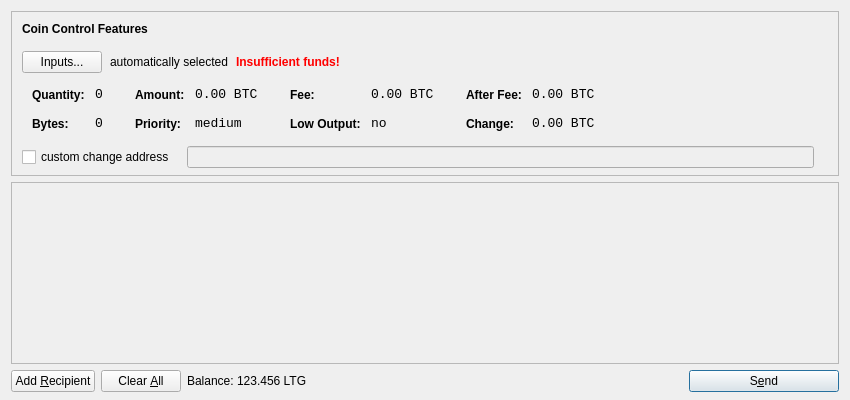
<?xml version="1.0" encoding="UTF-8"?>
<ui version="4.0">
 <class>SendCoinsDialog</class>
 <widget class="QDialog" name="SendCoinsDialog">
  <property name="geometry">
   <rect>
    <x>0</x>
    <y>0</y>
    <width>850</width>
    <height>400</height>
   </rect>
  </property>
  <property name="windowTitle">
   <string>Send Coins</string>
  </property>
  <layout class="QVBoxLayout" name="verticalLayout" stretch="0,1,0">
   <property name="bottomMargin">
    <number>8</number>
   </property>
   <item>
    <widget class="QFrame" name="frameCoinControl">
     <property name="sizePolicy">
      <sizepolicy hsizetype="Expanding" vsizetype="Expanding">
       <horstretch>0</horstretch>
       <verstretch>0</verstretch>
      </sizepolicy>
     </property>
     <property name="maximumSize">
      <size>
       <width>16777215</width>
       <height>16777215</height>
      </size>
     </property>
     <property name="frameShape">
      <enum>QFrame::StyledPanel</enum>
     </property>
     <property name="frameShadow">
      <enum>QFrame::Sunken</enum>
     </property>
     <layout class="QVBoxLayout" name="verticalLayoutCoinControl2">
      <property name="spacing">
       <number>-1</number>
      </property>
      <property name="leftMargin">
       <number>0</number>
      </property>
      <property name="topMargin">
       <number>0</number>
      </property>
      <property name="rightMargin">
       <number>0</number>
      </property>
      <property name="bottomMargin">
       <number>6</number>
      </property>
      <item>
       <layout class="QVBoxLayout" name="verticalLayoutCoinControl" stretch="0,0,0,0,1">
        <property name="spacing">
         <number>0</number>
        </property>
        <property name="leftMargin">
         <number>10</number>
        </property>
        <property name="topMargin">
         <number>10</number>
        </property>
        <item>
         <layout class="QHBoxLayout" name="horizontalLayoutCoinControl1">
          <property name="bottomMargin">
           <number>15</number>
          </property>
          <item>
           <widget class="QLabel" name="labelCoinControlFeatures">
            <property name="sizePolicy">
             <sizepolicy hsizetype="Preferred" vsizetype="Maximum">
              <horstretch>0</horstretch>
              <verstretch>0</verstretch>
             </sizepolicy>
            </property>
            <property name="font">
             <font>
              <weight>75</weight>
              <bold>true</bold>
             </font>
            </property>
            <property name="styleSheet">
             <string notr="true">font-weight:bold;</string>
            </property>
            <property name="text">
             <string>Coin Control Features</string>
            </property>
           </widget>
          </item>
         </layout>
        </item>
        <item>
         <layout class="QHBoxLayout" name="horizontalLayoutCoinControl2" stretch="0,0,0,0">
          <property name="spacing">
           <number>8</number>
          </property>
          <property name="bottomMargin">
           <number>10</number>
          </property>
          <item>
           <widget class="QPushButton" name="pushButtonCoinControl">
            <property name="styleSheet">
             <string notr="true"/>
            </property>
            <property name="text">
             <string>Inputs...</string>
            </property>
           </widget>
          </item>
          <item>
           <widget class="QLabel" name="labelCoinControlAutomaticallySelected">
            <property name="text">
             <string>automatically selected</string>
            </property>
            <property name="margin">
             <number>5</number>
            </property>
           </widget>
          </item>
          <item>
           <widget class="QLabel" name="labelCoinControlInsuffFunds">
            <property name="font">
             <font>
              <weight>75</weight>
              <bold>true</bold>
             </font>
            </property>
            <property name="styleSheet">
             <string notr="true">color:red;font-weight:bold;</string>
            </property>
            <property name="text">
             <string>Insufficient funds!</string>
            </property>
            <property name="margin">
             <number>5</number>
            </property>
           </widget>
          </item>
          <item>
           <spacer name="horizontalSpacerCoinControl">
            <property name="orientation">
             <enum>Qt::Horizontal</enum>
            </property>
            <property name="sizeHint" stdset="0">
             <size>
              <width>40</width>
              <height>1</height>
             </size>
            </property>
           </spacer>
          </item>
         </layout>
        </item>
        <item>
         <widget class="QWidget" name="widgetCoinControl" native="true">
          <property name="sizePolicy">
           <sizepolicy hsizetype="Preferred" vsizetype="Preferred">
            <horstretch>0</horstretch>
            <verstretch>0</verstretch>
           </sizepolicy>
          </property>
          <property name="minimumSize">
           <size>
            <width>0</width>
            <height>0</height>
           </size>
          </property>
          <property name="styleSheet">
           <string notr="true"/>
          </property>
          <layout class="QHBoxLayout" name="horizontalLayoutCoinControl5">
           <property name="margin">
            <number>0</number>
           </property>
           <item>
            <layout class="QHBoxLayout" name="horizontalLayoutCoinControl3" stretch="0,0,0,1">
             <property name="spacing">
              <number>20</number>
             </property>
             <property name="topMargin">
              <number>0</number>
             </property>
             <property name="bottomMargin">
              <number>10</number>
             </property>
             <item>
              <layout class="QFormLayout" name="formLayoutCoinControl1">
               <property name="horizontalSpacing">
                <number>10</number>
               </property>
               <property name="verticalSpacing">
                <number>14</number>
               </property>
               <property name="leftMargin">
                <number>10</number>
               </property>
               <property name="topMargin">
                <number>4</number>
               </property>
               <property name="rightMargin">
                <number>6</number>
               </property>
               <item row="0" column="0">
                <widget class="QLabel" name="labelCoinControlQuantityText">
                 <property name="styleSheet">
                  <string notr="true">font-weight:bold;</string>
                 </property>
                 <property name="text">
                  <string>Quantity:</string>
                 </property>
                 <property name="margin">
                  <number>0</number>
                 </property>
                </widget>
               </item>
               <item row="0" column="1">
                <widget class="QLabel" name="labelCoinControlQuantity">
                 <property name="font">
                  <font>
                   <family>Monospace</family>
                   <pointsize>10</pointsize>
                  </font>
                 </property>
                 <property name="cursor">
                  <cursorShape>IBeamCursor</cursorShape>
                 </property>
                 <property name="contextMenuPolicy">
                  <enum>Qt::ActionsContextMenu</enum>
                 </property>
                 <property name="text">
                  <string notr="true">0</string>
                 </property>
                 <property name="margin">
                  <number>0</number>
                 </property>
                 <property name="textInteractionFlags">
                  <set>Qt::LinksAccessibleByMouse|Qt::TextSelectableByKeyboard|Qt::TextSelectableByMouse</set>
                 </property>
                </widget>
               </item>
               <item row="1" column="0">
                <widget class="QLabel" name="labelCoinControlBytesText">
                 <property name="styleSheet">
                  <string notr="true">font-weight:bold;</string>
                 </property>
                 <property name="text">
                  <string>Bytes:</string>
                 </property>
                </widget>
               </item>
               <item row="1" column="1">
                <widget class="QLabel" name="labelCoinControlBytes">
                 <property name="font">
                  <font>
                   <family>Monospace</family>
                   <pointsize>10</pointsize>
                  </font>
                 </property>
                 <property name="cursor">
                  <cursorShape>IBeamCursor</cursorShape>
                 </property>
                 <property name="contextMenuPolicy">
                  <enum>Qt::ActionsContextMenu</enum>
                 </property>
                 <property name="text">
                  <string notr="true">0</string>
                 </property>
                 <property name="textInteractionFlags">
                  <set>Qt::LinksAccessibleByMouse|Qt::TextSelectableByKeyboard|Qt::TextSelectableByMouse</set>
                 </property>
                </widget>
               </item>
              </layout>
             </item>
             <item>
              <layout class="QFormLayout" name="formLayoutCoinControl2">
               <property name="horizontalSpacing">
                <number>10</number>
               </property>
               <property name="verticalSpacing">
                <number>14</number>
               </property>
               <property name="leftMargin">
                <number>6</number>
               </property>
               <property name="topMargin">
                <number>4</number>
               </property>
               <property name="rightMargin">
                <number>6</number>
               </property>
               <item row="0" column="0">
                <widget class="QLabel" name="labelCoinControlAmountText">
                 <property name="styleSheet">
                  <string notr="true">font-weight:bold;</string>
                 </property>
                 <property name="text">
                  <string>Amount:</string>
                 </property>
                 <property name="margin">
                  <number>0</number>
                 </property>
                </widget>
               </item>
               <item row="0" column="1">
                <widget class="QLabel" name="labelCoinControlAmount">
                 <property name="font">
                  <font>
                   <family>Monospace</family>
                   <pointsize>10</pointsize>
                  </font>
                 </property>
                 <property name="cursor">
                  <cursorShape>IBeamCursor</cursorShape>
                 </property>
                 <property name="contextMenuPolicy">
                  <enum>Qt::ActionsContextMenu</enum>
                 </property>
                 <property name="text">
                  <string notr="true">0.00 BTC</string>
                 </property>
                 <property name="textInteractionFlags">
                  <set>Qt::LinksAccessibleByMouse|Qt::TextSelectableByKeyboard|Qt::TextSelectableByMouse</set>
                 </property>
                </widget>
               </item>
               <item row="1" column="0">
                <widget class="QLabel" name="labelCoinControlPriorityText">
                 <property name="styleSheet">
                  <string notr="true">font-weight:bold;</string>
                 </property>
                 <property name="text">
                  <string>Priority:</string>
                 </property>
                </widget>
               </item>
               <item row="1" column="1">
                <widget class="QLabel" name="labelCoinControlPriority">
                 <property name="font">
                  <font>
                   <family>Monospace</family>
                   <pointsize>10</pointsize>
                  </font>
                 </property>
                 <property name="cursor">
                  <cursorShape>IBeamCursor</cursorShape>
                 </property>
                 <property name="contextMenuPolicy">
                  <enum>Qt::ActionsContextMenu</enum>
                 </property>
                 <property name="text">
                  <string>medium</string>
                 </property>
                 <property name="textInteractionFlags">
                  <set>Qt::LinksAccessibleByMouse|Qt::TextSelectableByKeyboard|Qt::TextSelectableByMouse</set>
                 </property>
                </widget>
               </item>
              </layout>
             </item>
             <item>
              <layout class="QFormLayout" name="formLayoutCoinControl3">
               <property name="horizontalSpacing">
                <number>10</number>
               </property>
               <property name="verticalSpacing">
                <number>14</number>
               </property>
               <property name="leftMargin">
                <number>6</number>
               </property>
               <property name="topMargin">
                <number>4</number>
               </property>
               <property name="rightMargin">
                <number>6</number>
               </property>
               <item row="0" column="0">
                <widget class="QLabel" name="labelCoinControlFeeText">
                 <property name="styleSheet">
                  <string notr="true">font-weight:bold;</string>
                 </property>
                 <property name="text">
                  <string>Fee:</string>
                 </property>
                 <property name="margin">
                  <number>0</number>
                 </property>
                </widget>
               </item>
               <item row="0" column="1">
                <widget class="QLabel" name="labelCoinControlFee">
                 <property name="font">
                  <font>
                   <family>Monospace</family>
                   <pointsize>10</pointsize>
                  </font>
                 </property>
                 <property name="cursor">
                  <cursorShape>IBeamCursor</cursorShape>
                 </property>
                 <property name="contextMenuPolicy">
                  <enum>Qt::ActionsContextMenu</enum>
                 </property>
                 <property name="text">
                  <string notr="true">0.00 BTC</string>
                 </property>
                 <property name="textInteractionFlags">
                  <set>Qt::LinksAccessibleByMouse|Qt::TextSelectableByKeyboard|Qt::TextSelectableByMouse</set>
                 </property>
                </widget>
               </item>
               <item row="1" column="0">
                <widget class="QLabel" name="labelCoinControlLowOutputText">
                 <property name="styleSheet">
                  <string notr="true">font-weight:bold;</string>
                 </property>
                 <property name="text">
                  <string>Low Output:</string>
                 </property>
                </widget>
               </item>
               <item row="1" column="1">
                <widget class="QLabel" name="labelCoinControlLowOutput">
                 <property name="font">
                  <font>
                   <family>Monospace</family>
                   <pointsize>10</pointsize>
                  </font>
                 </property>
                 <property name="cursor">
                  <cursorShape>IBeamCursor</cursorShape>
                 </property>
                 <property name="contextMenuPolicy">
                  <enum>Qt::ActionsContextMenu</enum>
                 </property>
                 <property name="text">
                  <string>no</string>
                 </property>
                 <property name="textInteractionFlags">
                  <set>Qt::LinksAccessibleByMouse|Qt::TextSelectableByKeyboard|Qt::TextSelectableByMouse</set>
                 </property>
                </widget>
               </item>
              </layout>
             </item>
             <item>
              <layout class="QFormLayout" name="formLayoutCoinControl4">
               <property name="horizontalSpacing">
                <number>10</number>
               </property>
               <property name="verticalSpacing">
                <number>14</number>
               </property>
               <property name="leftMargin">
                <number>6</number>
               </property>
               <property name="topMargin">
                <number>4</number>
               </property>
               <property name="rightMargin">
                <number>6</number>
               </property>
               <item row="0" column="0">
                <widget class="QLabel" name="labelCoinControlAfterFeeText">
                 <property name="styleSheet">
                  <string notr="true">font-weight:bold;</string>
                 </property>
                 <property name="text">
                  <string>After Fee:</string>
                 </property>
                 <property name="margin">
                  <number>0</number>
                 </property>
                </widget>
               </item>
               <item row="0" column="1">
                <widget class="QLabel" name="labelCoinControlAfterFee">
                 <property name="font">
                  <font>
                   <family>Monospace</family>
                   <pointsize>10</pointsize>
                  </font>
                 </property>
                 <property name="cursor">
                  <cursorShape>IBeamCursor</cursorShape>
                 </property>
                 <property name="contextMenuPolicy">
                  <enum>Qt::ActionsContextMenu</enum>
                 </property>
                 <property name="text">
                  <string notr="true">0.00 BTC</string>
                 </property>
                 <property name="textInteractionFlags">
                  <set>Qt::LinksAccessibleByMouse|Qt::TextSelectableByKeyboard|Qt::TextSelectableByMouse</set>
                 </property>
                </widget>
               </item>
               <item row="1" column="0">
                <widget class="QLabel" name="labelCoinControlChangeText">
                 <property name="styleSheet">
                  <string notr="true">font-weight:bold;</string>
                 </property>
                 <property name="text">
                  <string>Change:</string>
                 </property>
                </widget>
               </item>
               <item row="1" column="1">
                <widget class="QLabel" name="labelCoinControlChange">
                 <property name="font">
                  <font>
                   <family>Monospace</family>
                   <pointsize>10</pointsize>
                  </font>
                 </property>
                 <property name="cursor">
                  <cursorShape>IBeamCursor</cursorShape>
                 </property>
                 <property name="contextMenuPolicy">
                  <enum>Qt::ActionsContextMenu</enum>
                 </property>
                 <property name="text">
                  <string notr="true">0.00 BTC</string>
                 </property>
                 <property name="textInteractionFlags">
                  <set>Qt::LinksAccessibleByMouse|Qt::TextSelectableByKeyboard|Qt::TextSelectableByMouse</set>
                 </property>
                </widget>
               </item>
              </layout>
             </item>
            </layout>
           </item>
          </layout>
         </widget>
        </item>
        <item>
         <layout class="QHBoxLayout" name="horizontalLayoutCoinControl4" stretch="0,0,0">
          <property name="spacing">
           <number>12</number>
          </property>
          <property name="sizeConstraint">
           <enum>QLayout::SetDefaultConstraint</enum>
          </property>
          <property name="topMargin">
           <number>5</number>
          </property>
          <property name="rightMargin">
           <number>5</number>
          </property>
          <item>
           <widget class="QCheckBox" name="checkBoxCoinControlChange">
            <property name="text">
             <string>custom change address</string>
            </property>
           </widget>
          </item>
          <item>
           <widget class="QLineEdit" name="lineEditCoinControlChange">
            <property name="enabled">
             <bool>false</bool>
            </property>
            <property name="sizePolicy">
             <sizepolicy hsizetype="Expanding" vsizetype="Fixed">
              <horstretch>0</horstretch>
              <verstretch>0</verstretch>
             </sizepolicy>
            </property>
           </widget>
          </item>
          <item>
           <widget class="QLabel" name="labelCoinControlChangeLabel">
            <property name="sizePolicy">
             <sizepolicy hsizetype="Preferred" vsizetype="Expanding">
              <horstretch>0</horstretch>
              <verstretch>0</verstretch>
             </sizepolicy>
            </property>
            <property name="minimumSize">
             <size>
              <width>0</width>
              <height>0</height>
             </size>
            </property>
            <property name="text">
             <string/>
            </property>
            <property name="margin">
             <number>3</number>
            </property>
           </widget>
          </item>
         </layout>
        </item>
        <item>
         <spacer name="verticalSpacerCoinControl">
          <property name="orientation">
           <enum>Qt::Vertical</enum>
          </property>
          <property name="sizeHint" stdset="0">
           <size>
            <width>800</width>
            <height>1</height>
           </size>
          </property>
         </spacer>
        </item>
       </layout>
      </item>
     </layout>
    </widget>
   </item>
   <item>
    <widget class="QScrollArea" name="scrollArea">
     <property name="widgetResizable">
      <bool>true</bool>
     </property>
     <widget class="QWidget" name="scrollAreaWidgetContents">
      <property name="geometry">
       <rect>
        <x>0</x>
        <y>0</y>
        <width>830</width>
        <height>165</height>
       </rect>
      </property>
      <layout class="QVBoxLayout" name="verticalLayout_2">
       <property name="margin">
        <number>0</number>
       </property>
       <item>
        <layout class="QVBoxLayout" name="entries">
         <property name="spacing">
          <number>6</number>
         </property>
        </layout>
       </item>
       <item>
        <spacer name="verticalSpacer">
         <property name="orientation">
          <enum>Qt::Vertical</enum>
         </property>
         <property name="sizeHint" stdset="0">
          <size>
           <width>20</width>
           <height>40</height>
          </size>
         </property>
        </spacer>
       </item>
      </layout>
     </widget>
    </widget>
   </item>
   <item>
    <layout class="QHBoxLayout" name="horizontalLayout">
     <item>
      <widget class="QPushButton" name="addButton">
       <property name="toolTip">
        <string>Send to multiple recipients at once</string>
       </property>
       <property name="text">
        <string>Add &amp;Recipient</string>
       </property>
       <property name="icon">
        <iconset resource="../bitcoin.qrc">
         <normaloff>:/icons/add</normaloff>:/icons/add</iconset>
       </property>
       <property name="autoDefault">
        <bool>false</bool>
       </property>
      </widget>
     </item>
     <item>
      <widget class="QPushButton" name="clearButton">
       <property name="sizePolicy">
        <sizepolicy hsizetype="Minimum" vsizetype="Fixed">
         <horstretch>0</horstretch>
         <verstretch>0</verstretch>
        </sizepolicy>
       </property>
       <property name="toolTip">
        <string>Remove all transaction fields</string>
       </property>
       <property name="text">
        <string>Clear &amp;All</string>
       </property>
       <property name="icon">
        <iconset resource="../bitcoin.qrc">
         <normaloff>:/icons/remove</normaloff>:/icons/remove</iconset>
       </property>
       <property name="autoRepeatDelay">
        <number>300</number>
       </property>
       <property name="autoDefault">
        <bool>false</bool>
       </property>
      </widget>
     </item>
     <item>
      <layout class="QHBoxLayout" name="horizontalLayout_2">
       <property name="spacing">
        <number>3</number>
       </property>
       <item>
        <widget class="QLabel" name="label">
         <property name="text">
          <string>Balance:</string>
         </property>
        </widget>
       </item>
       <item>
        <widget class="QLabel" name="labelBalance">
         <property name="cursor">
          <cursorShape>IBeamCursor</cursorShape>
         </property>
         <property name="text">
          <string>123.456 LTG</string>
         </property>
         <property name="textInteractionFlags">
          <set>Qt::LinksAccessibleByMouse|Qt::TextSelectableByKeyboard|Qt::TextSelectableByMouse</set>
         </property>
        </widget>
       </item>
      </layout>
     </item>
     <item>
      <spacer name="horizontalSpacer">
       <property name="orientation">
        <enum>Qt::Horizontal</enum>
       </property>
       <property name="sizeHint" stdset="0">
        <size>
         <width>40</width>
         <height>20</height>
        </size>
       </property>
      </spacer>
     </item>
     <item>
      <widget class="QPushButton" name="sendButton">
       <property name="minimumSize">
        <size>
         <width>150</width>
         <height>0</height>
        </size>
       </property>
       <property name="toolTip">
        <string>Confirm the send action</string>
       </property>
       <property name="text">
        <string>S&amp;end</string>
       </property>
       <property name="icon">
        <iconset resource="../bitcoin.qrc">
         <normaloff>:/icons/send</normaloff>:/icons/send</iconset>
       </property>
       <property name="default">
        <bool>true</bool>
       </property>
      </widget>
     </item>
    </layout>
   </item>
  </layout>
 </widget>
 <resources>
  <include location="../bitcoin.qrc"/>
 </resources>
 <connections/>
</ui>
